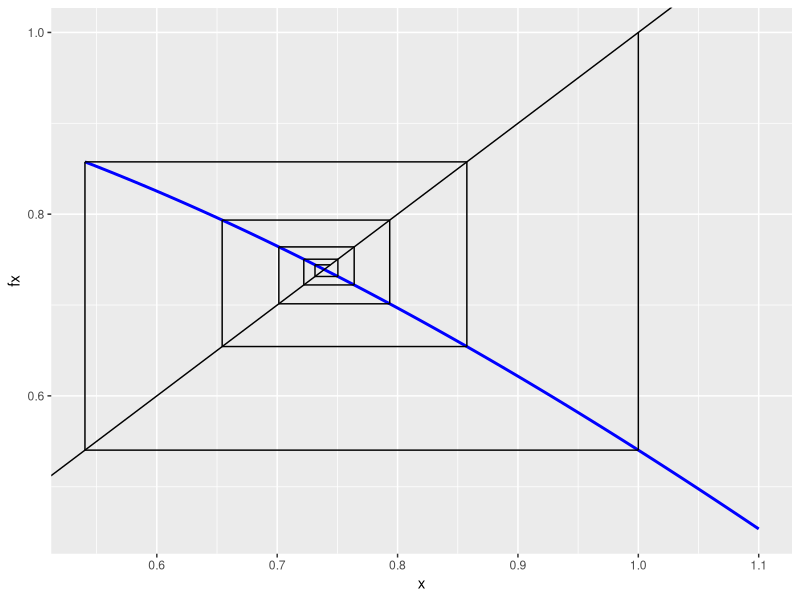
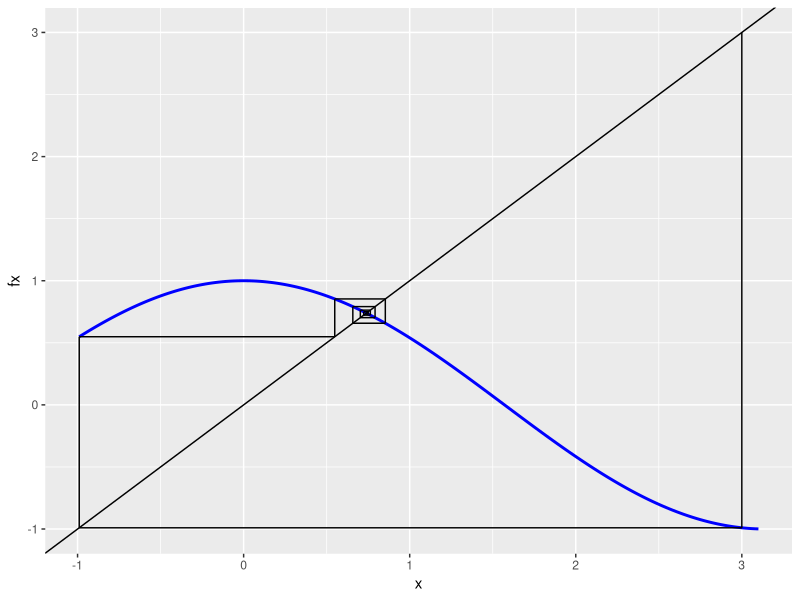
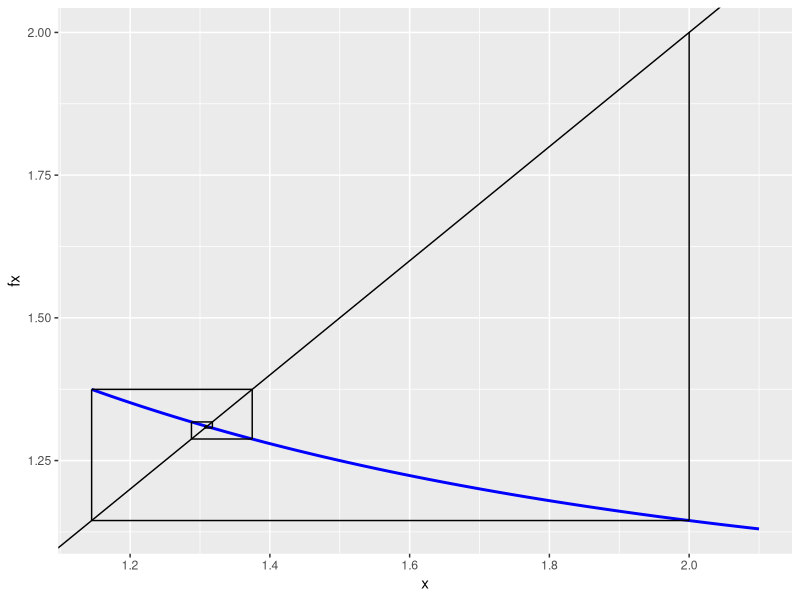
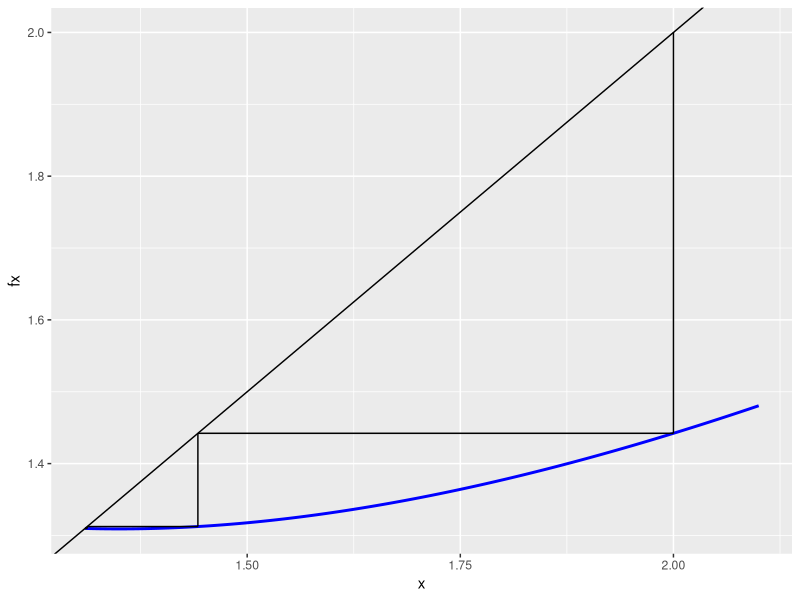
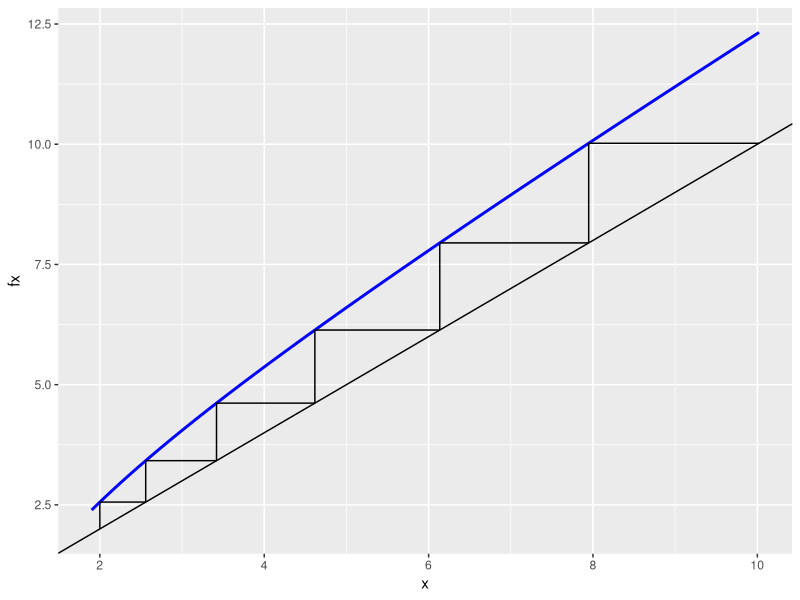
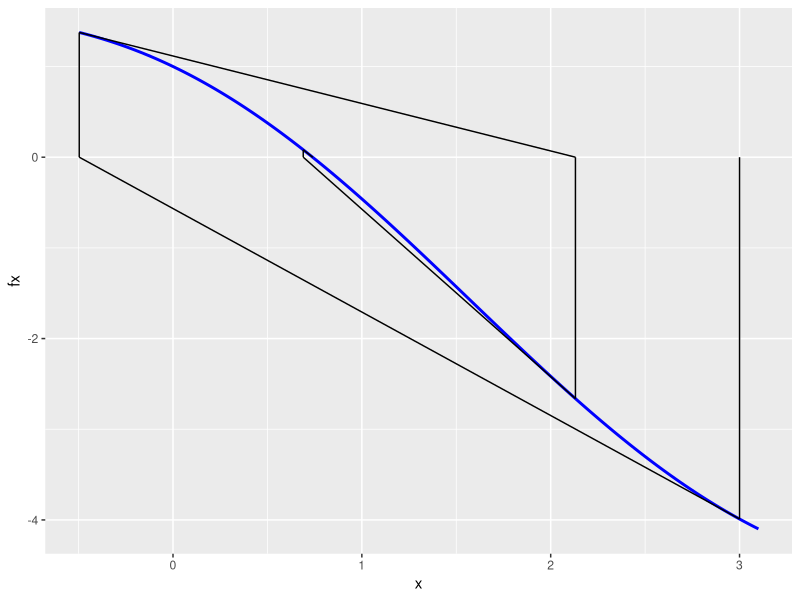
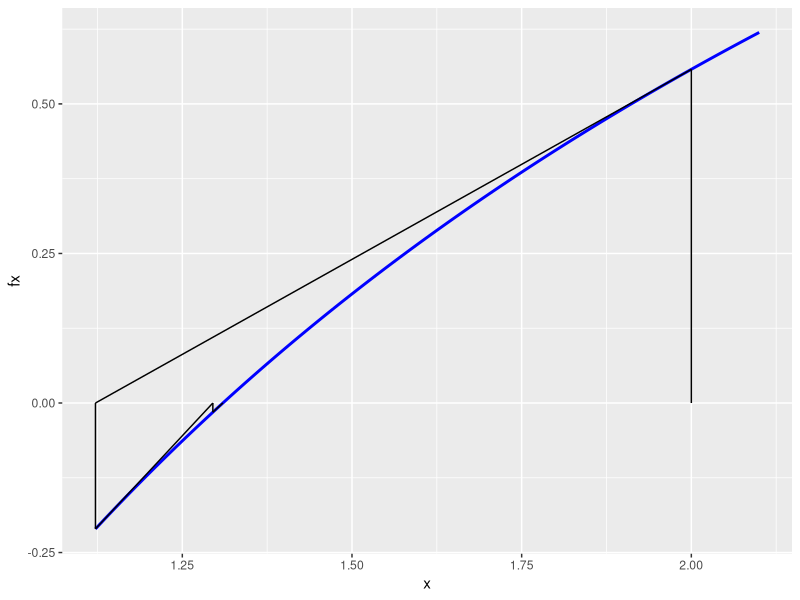
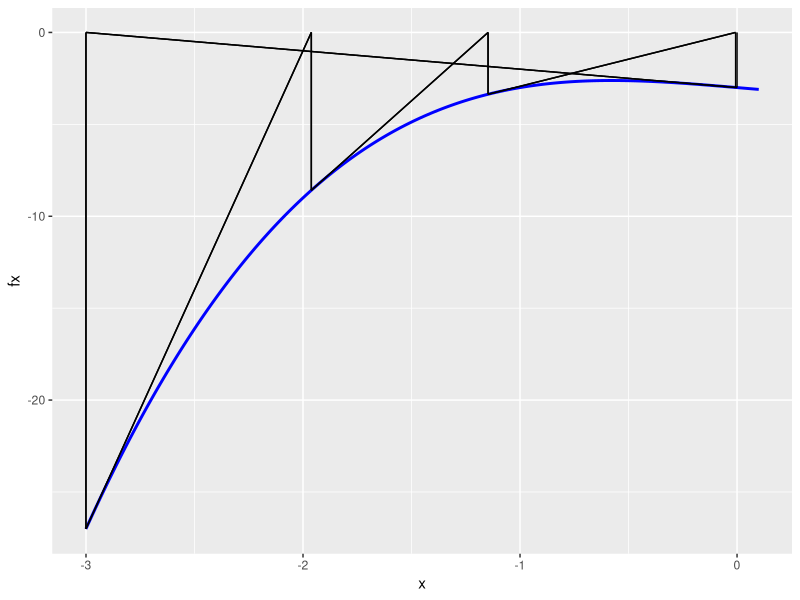

Here is the R script that generated these plots, in order:
## ---- chunk 1
library(ggplot2)
fixedpoint_show <- function(ftn, x0, iter = 5){
  # applies fixed-point method to find x such that ftn(x) == x

  # df_points is used to track each update
  # it will be used to plot the line segments showing each update
  # each line segment connects the points (x1,y1) to (x2,y2)
  df_points <- data.frame(x1=numeric(0),y1=numeric(0),x2=numeric(0),y2=numeric(0))
  
  xnew <- x0
  cat("Starting value is:", xnew, "\n")
  
  # iterate the fixed point algorithm
  for(i in 1:iter){
    xold <- xnew
    xnew <- ftn(xold)
    cat("Next value of x is:", xnew, "\n")
    
    df_points[2*i-1,] <- c(xold, xold, xold, xnew) # vertical (x1 = x2)
    df_points[2*i,] <- c(xold, xnew, xnew, xnew)   # horizontal (y1 = y2)
  }

  ### use ggplot to plot the function and the segments for each iteration
  # determine the limits to use
  x_start <- min(df_points$x1, df_points$x2, x0 - .1) # start is the min of these values
  x_end <- max(df_points$x1, df_points$x2, x0 + .1)   # end is the max of these values
  
  x <- seq(x_start, x_end, length.out = 200)
  fx <- rep(NA, length(x))
  for (i in seq_along(x)) {
    fx[i] <- ftn(x[i])
  }
  function_data <- data.frame(x, fx)
  
  p <- ggplot(function_data, aes(x = x, y = fx)) + geom_line(colour = "blue", size=1) +  # plot the function
    geom_segment(aes(x = x1, y = y1, xend = x2, yend = y2), data = df_points) + # plot the segments, we specify that a different data frame is used here
    geom_abline(intercept = 0, slope = 1) # plot the line y = x
  
  print(p) # produce the plot
  return(xnew)
}

## Part a, x0 = 1
f <- function(x) cos(x)
fixedpoint_show(f, 1, iter=10)

## ---- chunk 2
fixedpoint_show(f, 3, iter=10)
## ---- chunk 3
fb <- function(x) exp(exp(-x))
fixedpoint_show(fb, 2, iter=10)
## ---- chunk 4
fc <- function(x) x-log(x)+exp(-x)
fixedpoint_show(fc, 2, iter=10)
## ---- chunk 5
fd <- function(x) x+log(x)-exp(-x)
fixedpoint_show(fd, 2, iter=6)
## ---- chunk 6
newtonraphson_show <- function(ftn, x0, iter = 5) {
  # applies Newton-Raphson to find x such that ftn(x)[1] == 0
  # ftn is a function of x. it returns two values, f(x) and f'(x)
  # x0 is the starting point
  
  # df_points is used to track each update
  df_points <- data.frame(x1=numeric(0),y1=numeric(0),x2=numeric(0),y2=numeric(0))
  
  xnew <- x0
  cat("Starting value is:", xnew, "\n")
  
  # the algorithm
  for(i in 1:iter){
    xold <- xnew
    f_xold <- ftn(xold)
    xnew <- xold - f_xold[1]/f_xold[2]
    cat("Next x value:", xnew, "\n")
    
    # the line segments. You will need to replace the NAs with the appropriate values
    df_points[2*i-1,] <- c(xold, 0, xold, f_xold[1]) # vertical segment 
    df_points[2*i,] <- c(xold, f_xold[1], xnew, 0)   # tangent segment 
  }
  
  ### use ggplot to plot the function and the segments for each iteration
  # determine the limits to use
  x_start <- min(df_points$x1, df_points$x2, x0 - .1) # start is the min of these values
  x_end <- max(df_points$x1, df_points$x2, x0 + .1)   # end is the max of these values
  
  x <- seq(x_start, x_end, length.out = 200)
  fx <- rep(NA, length(x))
  for (i in seq_along(x)) {
    fx[i] <- ftn(x[i])[1]
  }
  function_data <- data.frame(x, fx)
  
  p <- ggplot(function_data, aes(x = x, y = fx)) + geom_line(colour = "blue", size=1) +  # plot the function
    geom_segment(aes(x = x1, y = y1, xend = x2, yend = y2), data = df_points) 
  print(p) # produce the plot
  
  return(xnew)
}


## Part a
# example of how your functions could be written
a <- function(x){
  f <- cos(x) - x   # f(x)
  d <- -sin(x) - 1  # f'(x)
  return(c(f,d))
} 

newtonraphson_show(a, 3, iter = 8)
# after a total of six iterations, my value is  0.7390851

## ---- chunk 7
b <- function(x){
  f <- log(x)-exp(-x)
  d <- 1/x+exp(-x)
  return(c(f,d))
}
newtonraphson_show(b, 2, iter = 8)
## ---- chunk 8
f_c <- function(x){
  f <- x^3-x-3
  d <- 3*x^2 -1
  return(c(f,d))
}
newtonraphson_show(f_c, 0, iter = 8)
## ---- chunk 9
d <- function(x){
  f <- x^3-7*x^2+14*x-8
  d <- 3*x^2-14*x+14
  return(c(f,d))
}
newtonraphson_show(d, 1.1, iter = 8)
## ---- chunk 10
secant_show <- function(ftn, x0, x1, iter = 5) {
  
  df_points <- data.frame(x1=numeric(0),y1=numeric(0),x2=numeric(0),y2=numeric(0))
  
  xn <- x0
  xn1 <- x1
  cat("Starting value is:", x0," and ", x1, "\n")
  
  # the algorithm
  for(i in 1:iter){
    
    fxn <- ftn(xn)
    fxn1 <- ftn(xn1)
    xnew <- xn1 - fxn1 * (xn1-xn)/(fxn1-fxn)
    cat("Next x value:", xnew, "\n")
    
    l <- min(xn, xn1, xnew)
    r <- max(xn, xn1, xnew)
    fl <- c(0,fxn, fxn1)[which(l==c(xnew,xn,xn1))]
    fr <- c(0,fxn,fxn1)[which(r==c(xnew,xn,xn1))]
    # the line segments. You will need to replace the NAs with the appropriate values
    df_points[2*i-1,] <- c(l, fl, r, fr) # vertical segment 
    df_points[2*i,] <- c(xnew, 0, xnew, ftn(xnew))   # tangent segment 
    
    xn1 <- xn
    xn <- xnew
  }
  
  ### use ggplot to plot the function and the segments for each iteration
  # determine the limits to use
  x_start <- min(df_points$x1, df_points$x2, x0 - .1) # start is the min of these values
  x_end <- max(df_points$x1, df_points$x2, x0 + .1)   # end is the max of these values
  
  x <- seq(x_start, x_end, length.out = 200)
  fx <- rep(NA, length(x))
  for (i in seq_along(x)) {
    fx[i] <- ftn(x[i])[1]
  }
  function_data <- data.frame(x, fx)
  
  p <- ggplot(function_data, aes(x = x, y = fx)) + geom_line(colour = "blue", size=1) +  # plot the function
    geom_segment(aes(x = x1, y = y1, xend = x2, yend = y2), data = df_points) 
  print(p) # produce the plot
  
  return(xnew)

}
f5 <- function(x) log(x) - exp(-x)
secant_show(f5, 1, 2)
## ---- chunk 11
##### A modifcation of code provided by Eric Cai
golden = function(f, lower, upper, tolerance = 1e-5)
{
   golden.ratio = 2/(sqrt(5) + 1)

   ## Use the golden ratio to find the initial test points
   x1 <- lower + golden.ratio * (upper - lower)
   x2 <- upper - golden.ratio * (upper - lower)
   
   ## the arrangement of points is:
   ## lower ----- x2 --- x1 ----- upper

   ### Evaluate the function at the test points
   f1 <- f(x1)
   f2 <- f(x2)

   while (abs(upper - lower) > tolerance) {
        if (f2 > f1) {
        # the minimum is to the right of x2
        lower <- x2  # x2 becomes the new lower bound
        x2 <- x1     # x1 becomes the new x2
        f2 <- f1     # f(x1) now becomes f(x2)
        x1 <- lower + golden.ratio * (upper - lower)  
        f1 <- f(x1)  # calculate new x1 and f(x1)
        } else {
        # then the minimum is to the left of x1
        upper <- x1  # x1 becomes the new upper bound
        x1 <- x2     # x2 becomes the new x1
        f1 <- f2
        x2 <- upper - golden.ratio * (upper - lower)
        f2 <- f(x2)  # calculate new x2 and f(x2)
        }
    }
    (lower + upper)/2 # the returned value is the midpoint of the bounds
}
## ---- chunk 12
f <- function(x){ (x - 3)^2 }
golden(f, 0, 10)
## ---- chunk 13
g <- function(x,y) { 
    5 * x ^ 2 - 6 * x * y + 5 * y ^ 2
}
x <- seq(-1.5,1, len=100)
y <- seq(-1.5,1, len=100)
## ---- chunk 14
# two options to plot. Which one to use is your choice

# use ggplot
df <- data.frame(x = rep(x, each = 100), y = rep(y, 100), z = outer(x,y,g)[1:100^2])
ggplot(df, aes(x=x,y=y,z=z)) + geom_contour(binwidth = 0.9)

# or use contour
z <- outer(x,y,g)
contour(x,y,z, levels = seq(.5,5,by=.9)) # code to plot contour lines

# write your code here
x_i <- -1.5
y_i <- -1.5

for (i in 1:20) {
    cat(x_i, y_i, "\n")
    gg <- function(x){
        5*x^2-6*x*y_i+5*y_i^2
    }
    x_1 <- golden(gg, -1.5, 1.5)
    segments(x_i, y_i, x_1, y_i, col = "red")
    if(abs(x_1-x_i)<1e-5) break
    x_i <- x_1
    ff <- function(y){
      5*x_i^2-6*x_i*y+5*y^2
    }
    y_1 <- golden(ff, -1.5, 1.5)
    segments(x_i,y_i,x_i,y_1, col = "red")
    if(abs(y_1-y_i)<1e-5) break
    y_i <- y_1
    
}
